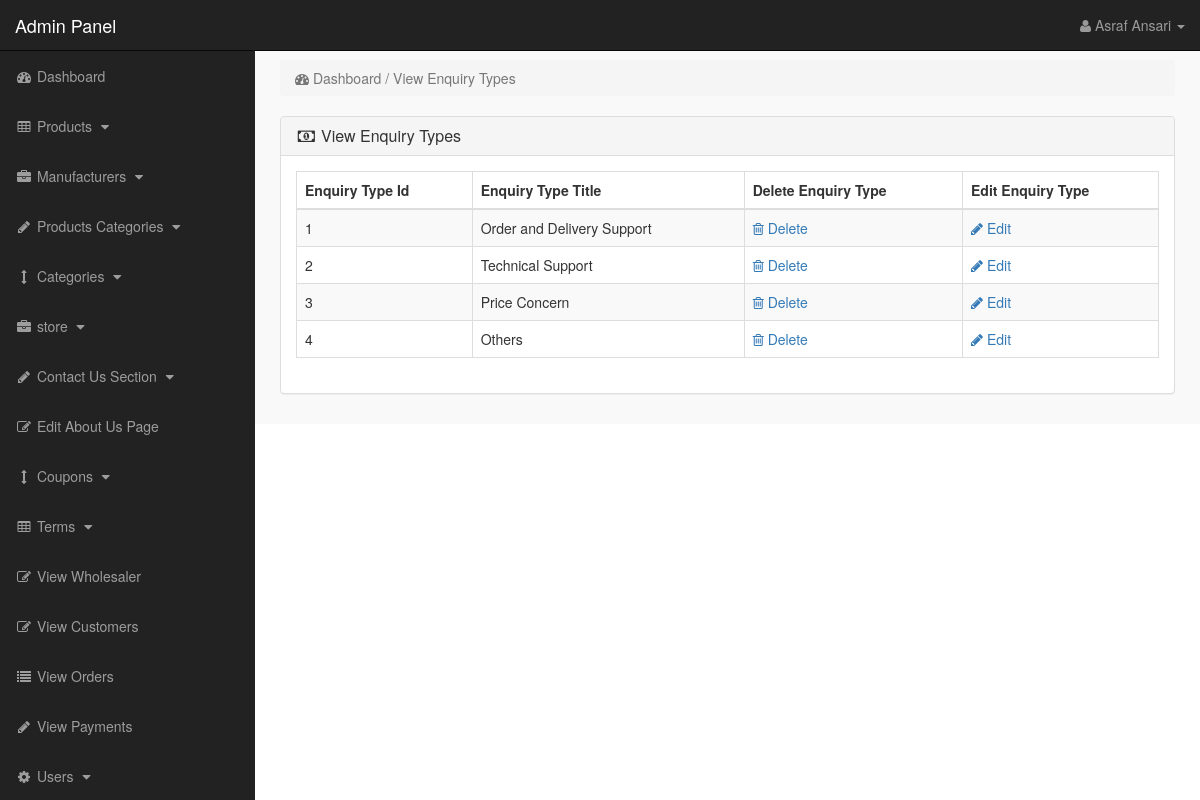
/admin_area/index.php?view_enquiry (signed in), run on the app's committed database.
### tables this page shows
CREATE TABLE `enquiry_types` (
  `enquiry_id` int(10) NOT NULL,
  `enquiry_title` varchar(255) NOT NULL
);

### admin_area/view_enquiry.php (the view)
<?php
if(!isset($_SESSION['admin_email'])){
echo "<script>window.open('login.php','_self')</script>";
}
else {
?>
<div class="row" >
<div class="col-lg-12" >
<ol class="breadcrumb">
<li class="active">
<i class="fa fa-dashboard" ></i> Dashboard / View Enquiry Types
</li>
</ol>
</div>
</div>
<div class="row">
<div class="col-lg-12">
<div class="panel panel-default">
<div class="panel-heading">
<h3 class="panel-title">
<i class="fa fa-money fa-fw"></i> View Enquiry Types
</h3>
</div>
<div class="panel-body">
<div class="table-responsive">
<table class="table table-bordered table-hover table-striped">
<thead>
<tr>
<th>Enquiry Type Id</th>
<th>Enquiry Type Title</th>
<th>Delete Enquiry Type</th>
<th>Edit Enquiry Type</th>
</tr>
</thead>
<tbody>
<?php
$i = 0;
$get_enquiry_types = "select * from enquiry_types";
$run_enquiry_types = mysqli_query($con,$get_enquiry_types);
while($row_enquiry_types = mysqli_fetch_array($run_enquiry_types)){
$enquiry_id = $row_enquiry_types['enquiry_id'];
$enquiry_title = $row_enquiry_types['enquiry_title'];
$i++;
?>
<tr>
<td> <?php echo $i; ?> </td>
<td> <?php echo $enquiry_title; ?> </td>
<td>
<a href="index.php?delete_enquiry=<?php echo $enquiry_id; ?>">
<i class="fa fa-trash-o"> </i> Delete
</a>
</td>
<td>
<a href="index.php?edit_enquiry=<?php echo $enquiry_id; ?>">
<i class="fa fa-pencil"> </i> Edit
</a>
</td>
</tr>
<?php } ?>
</tbody>
</table>
</div>
</div>
</div>
</div>
</div>
<?php } ?>

### admin_area/includes/sidebar.php (shortened to what this page needs)
<?php
if (!isset($_SESSION['admin_email'])) {
    echo "<script>window.open('login.php','_self')</script>";
} else {
?>
    <nav class="navbar navbar-inverse navbar-fixed-top">
        <div class="navbar-header">
            <a class="navbar-brand" href="index.php?dashboard">Admin Panel</a>
        </div>
        <ul class="nav navbar-right top-nav">
            <li class="dropdown">
                <a href="#" class="dropdown-toggle" data-toggle="dropdown">
                    <i class="fa fa-user"></i>
                    <?php echo $admin_name; ?> <b class="caret"></b>
                </a>
            </li>
        </ul>
        <div class="collapse navbar-collapse navbar-ex1-collapse">
            <ul class="nav navbar-nav side-nav">
                <li>
                    <a href="index.php?dashboard">
                        <i class="fa fa-fw fa-dashboard"></i> Dashboard
                    </a>
                </li>
                <li>
                    <a href="#" data-toggle="collapse" data-target="#products">
                        <i class="fa fa-fw fa-table"></i> Products
                        <i class="fa fa-fw fa-caret-down"></i>
                    </a>
                </li>
                <li>
                    <a href="#" data-toggle="collapse" data-target="#manufacturers">
                        <i class="fa fa-fw fa-briefcase"></i> Manufacturers
                        <i class="fa fa-fw fa-caret-down"></i>
                    </a>
                </li>
                <li>
                    <a href="#" data-toggle="collapse" data-target="#p_cat">
                        <i class="fa fa-fw fa-pencil"></i> Products Categories
                        <i class="fa fa-fw fa-caret-down"></i>
                    </a>
                </li>
                <li>
                    <a href="#" data-toggle="collapse" data-target="#cat">
                        <i class="fa fa-fw fa-arrows-v"></i> Categories
                        <i class="fa fa-fw fa-caret-down"></i>
                    </a>
                </li>
                <li>
                    <a href="#" data-toggle="collapse" data-target="#store">
                        <i class="fa fa-fw fa-briefcase"></i> store
                        <i class="fa fa-fw fa-caret-down"></i>
                    </a>
                </li>
                <li>
                    <a href="#" data-toggle="collapse" data-target="#contact_us">
                        <i class="fa fa-fw fa-pencil"> </i> Contact Us Section
                        <i class="fa fa-fw fa-caret-down"></i>
                    </a>
                </li>
                <li>
                    <a href="index.php?edit_about_us">
                        <i class="fa fa-fw fa-edit"></i> Edit About Us Page
                    </a>
                </li>
                <li>
                    <a href="#" data-toggle="collapse" data-target="#coupons">
                        <i class="fa fa-fw fa-arrows-v"></i> Coupons
                        <i class="fa fa-fw fa-caret-down"></i>
                    </a>
                </li>
                <li>
                    <a href="#" data-toggle="collapse" data-target="#terms">
                        <i class="fa fa-fw fa-table"></i> Terms
                        <i class="fa fa-fw fa-caret-down"></i>
                    </a>
                </li>
                <li>
                    <a href="index.php?view_wholesaler">
                        <i class="fa fa-fw fa-edit"></i> View Wholesaler
                    </a>
                </li>
                <li>
                    <a href="index.php?view_customers">
                        <i class="fa fa-fw fa-edit"></i> View Customers
                    </a>
                </li>
                <li>
                    <a href="index.php?view_orders">
                        <i class="fa fa-fw fa-list"></i> View Orders
                    </a>
                </li>
                <li>
                    <a href="index.php?view_payments">
                        <i class="fa fa-fw fa-pencil"></i> View Payments
                    </a>
                </li>
                <li>
                    <a href="#" data-toggle="collapse" data-target="#users">
                        <i class="fa fa-fw fa-gear"></i> Users
                        <i class="fa fa-fw fa-caret-down"></i>
                    </a>
                </li>
            </ul>
        </div>
    </nav>
<?php } ?>

### admin_area/css/style.css (style rules this page uses)
body { margin-top:100px; }
@media (min-width: 768px) { body { margin-top:50px; } }
.top-nav { padding:0 15px; }
.top-nav>li { display:inline-block; float:left; }
.top-nav>li>a { padding-top:15px; padding-bottom:15px; line-height:20px; color:#999; }
@media (min-width: 768px) { .side-nav { position:fixed; top:51px; width:255px; border-radius:0; overflow-y:auto; background-color: #222; bottom:0; overflow-x:hidden; padding-bottom:40px; } }
@media (min-width: 768px) { .side-nav>li>a { width:255px; } }
.panel-body { border-radius:5px; }

### data on the page
enquiry_types: enquiry_title "Order and Delivery Support"
enquiry_types: enquiry_title "Technical Support"
enquiry_types: enquiry_title "Price Concern"
enquiry_types: enquiry_title "Others"

### other printed values
$admin_name "Asraf Ansari"
